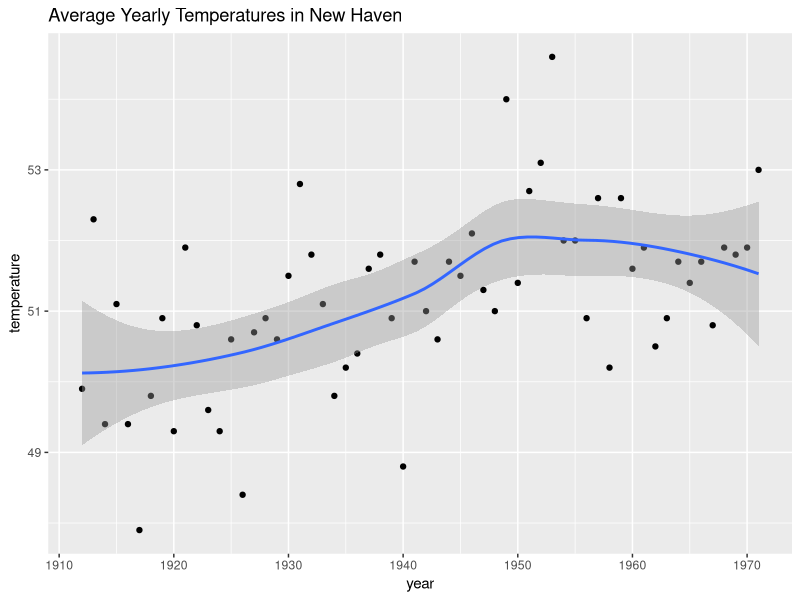

This chart was generated by the following R code:
library(tidyverse)
# geom_smooth confidence interval example
data("nhtemp")
data.frame(year = as.numeric(time(nhtemp)), temperature = as.numeric(nhtemp)) %>%
  ggplot(aes(year, temperature)) +
  geom_point() +
  geom_smooth() +
  ggtitle("Average Yearly Temperatures in New Haven")

# Monte Carlo simulation of confidence intervals
p <- 0.45
N <- 1000
X <- sample(c(0,1), size = N, replace = TRUE, prob = c(1-p, p))    # generate N observations
X_hat <- mean(X)    # calculate X_hat
SE_hat <- sqrt(X_hat*(1-X_hat)/N)    # calculate SE_hat, SE of the mean of N observations
c(X_hat - 2*SE_hat, X_hat + 2*SE_hat)    # build interval of 2*SE above and below mean

#  Solving for z with qnorm
z <- qnorm(0.995)    # calculate z to solve for 99% confidence interval
pnorm(qnorm(0.995))    # demonstrating that qnorm gives the z value for a given probability
pnorm(qnorm(1-0.995))    # demonstrating symmetry of 1-qnorm
pnorm(z) - pnorm(-z)    # demonstrating that this z value gives correct probability for interval

#
# A Monte Carlo Simulation for Confidence Intervals
B <- 10000
inside <- replicate(B, {
  X <- sample(c(0,1), size = N, replace = TRUE, prob = c(1-p, p))
  X_hat <- mean(X)
  SE_hat <- sqrt(X_hat*(1-X_hat)/N)
  between(p, X_hat - 2*SE_hat, X_hat + 2*SE_hat)    # TRUE if p in confidence interval
})
mean(inside)


# Power
# Confidence interval for the spread with sample size of 25
N <- 25
X_hat <- 0.48
(2*X_hat - 1) + c(-2, 2)*2*sqrt(X_hat*(1-X_hat)/N)


# p-Values
# Computing a p-value for observed spread of 0.02
N <- 100    # sample size
z <- sqrt(N) * 0.02/0.5    # spread of 0.02
1 - (pnorm(z) - pnorm(-z))





















